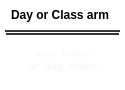
<?xml version="1.0" encoding="UTF-8"?>
<ui version="4.0">
 <class>Frame</class>
 <widget class="QFrame" name="Frame">
  <property name="windowModality">
   <enum>Qt::NonModal</enum>
  </property>
  <property name="geometry">
   <rect>
    <x>0</x>
    <y>0</y>
    <width>125</width>
    <height>90</height>
   </rect>
  </property>
  <property name="minimumSize">
   <size>
    <width>125</width>
    <height>90</height>
   </size>
  </property>
  <property name="maximumSize">
   <size>
    <width>125</width>
    <height>90</height>
   </size>
  </property>
  <property name="windowTitle">
   <string>Frame</string>
  </property>
  <property name="styleSheet">
   <string notr="true">QFrame{
	background:transparent;
}

QFrame[objectName=&quot;Frame&quot;]{
	border:1px solid #000059;
	border-right:4px solid #404040;
	border-radius:2px;
	background:qconicalgradient(cx:0.5, cy:0.5, angle:0, stop:0.142045 rgba(238, 235, 241, 255), stop:0.48 rgba(152, 150, 154, 255), stop:0.948864 rgba(27, 27, 27, 255));
}



</string>
  </property>
  <layout class="QVBoxLayout" name="verticalLayout">
   <property name="leftMargin">
    <number>1</number>
   </property>
   <property name="topMargin">
    <number>1</number>
   </property>
   <property name="rightMargin">
    <number>1</number>
   </property>
   <property name="bottomMargin">
    <number>1</number>
   </property>
   <item>
    <widget class="QScrollArea" name="scrollArea">
     <property name="styleSheet">
      <string notr="true">QScrollArea QWidget{
	background:transparent;
}

QScrollBar{
	width:6px;
	height:6px;
	background:transparent;
}

QScrollBar::handle{
	background:#787878;
	border-radius:3px;
}</string>
     </property>
     <property name="widgetResizable">
      <bool>true</bool>
     </property>
     <widget class="QWidget" name="scrollAreaWidgetContents">
      <property name="geometry">
       <rect>
        <x>0</x>
        <y>0</y>
        <width>116</width>
        <height>84</height>
       </rect>
      </property>
      <layout class="QVBoxLayout" name="verticalLayout_2">
       <property name="spacing">
        <number>5</number>
       </property>
       <property name="leftMargin">
        <number>3</number>
       </property>
       <property name="topMargin">
        <number>3</number>
       </property>
       <property name="rightMargin">
        <number>3</number>
       </property>
       <property name="bottomMargin">
        <number>3</number>
       </property>
       <item>
        <widget class="QFrame" name="title_frame">
         <property name="styleSheet">
          <string notr="true">QLabel{
	color:#000;
	font-weight:bold;
}

QWidget{
	border:none;
}</string>
         </property>
         <property name="frameShape">
          <enum>QFrame::StyledPanel</enum>
         </property>
         <property name="frameShadow">
          <enum>QFrame::Raised</enum>
         </property>
         <layout class="QVBoxLayout" name="verticalLayout_4">
          <property name="leftMargin">
           <number>1</number>
          </property>
          <property name="topMargin">
           <number>1</number>
          </property>
          <property name="rightMargin">
           <number>1</number>
          </property>
          <property name="bottomMargin">
           <number>1</number>
          </property>
          <item>
           <widget class="QLabel" name="day_or_arm_label">
            <property name="styleSheet">
             <string notr="true">padding:2px;</string>
            </property>
            <property name="text">
             <string>Day or Class arm</string>
            </property>
           </widget>
          </item>
         </layout>
        </widget>
       </item>
       <item>
        <widget class="QFrame" name="arm_or_day_fr">
         <property name="sizePolicy">
          <sizepolicy hsizetype="Preferred" vsizetype="Expanding">
           <horstretch>0</horstretch>
           <verstretch>0</verstretch>
          </sizepolicy>
         </property>
         <property name="styleSheet">
          <string notr="true">QWidget{
	border:none;
	border-top:2px solid #373737;
}

QLabel{
	color:#f8f8f8;
	font-weight:bold;
	font-size:8pt;
}
</string>
         </property>
         <property name="frameShape">
          <enum>QFrame::StyledPanel</enum>
         </property>
         <property name="frameShadow">
          <enum>QFrame::Raised</enum>
         </property>
         <layout class="QVBoxLayout" name="verticalLayout_3">
          <property name="leftMargin">
           <number>1</number>
          </property>
          <property name="topMargin">
           <number>1</number>
          </property>
          <property name="rightMargin">
           <number>1</number>
          </property>
          <property name="bottomMargin">
           <number>1</number>
          </property>
          <item>
           <widget class="QLabel" name="day_or_arm_name_label">
            <property name="text">
             <string>arm_name or_day_name</string>
            </property>
            <property name="alignment">
             <set>Qt::AlignCenter</set>
            </property>
            <property name="wordWrap">
             <bool>true</bool>
            </property>
           </widget>
          </item>
         </layout>
        </widget>
       </item>
      </layout>
     </widget>
    </widget>
   </item>
  </layout>
 </widget>
 <resources/>
 <connections/>
</ui>
